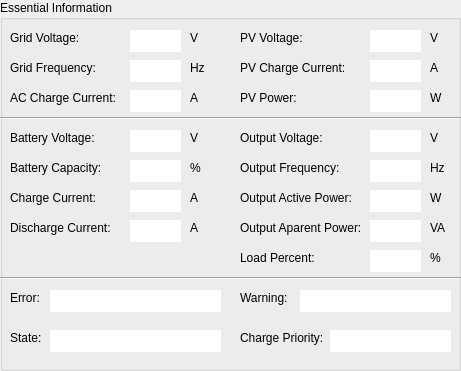
   <widget class="QGroupBox" name="groupBoxEssentialInformation">
    <property name="geometry">
     <rect>
      <x>550</x>
      <y>0</y>
      <width>461</width>
      <height>371</height>
     </rect>
    </property>
    <property name="title">
     <string>Essential Information</string>
    </property>
    <widget class="QLabel" name="label_11">
     <property name="geometry">
      <rect>
       <x>10</x>
       <y>30</y>
       <width>111</width>
       <height>16</height>
      </rect>
     </property>
     <property name="text">
      <string>Grid Voltage:</string>
     </property>
    </widget>
    <widget class="QLineEdit" name="lineEditGridVoltage">
     <property name="geometry">
      <rect>
       <x>130</x>
       <y>30</y>
       <width>51</width>
       <height>22</height>
      </rect>
     </property>
     <property name="frame">
      <bool>false</bool>
     </property>
     <property name="alignment">
      <set>Qt::AlignRight|Qt::AlignTrailing|Qt::AlignVCenter</set>
     </property>
     <property name="readOnly">
      <bool>true</bool>
     </property>
    </widget>
    <widget class="QLineEdit" name="lineEditGridFrequency">
     <property name="geometry">
      <rect>
       <x>130</x>
       <y>60</y>
       <width>51</width>
       <height>22</height>
      </rect>
     </property>
     <property name="frame">
      <bool>false</bool>
     </property>
     <property name="alignment">
      <set>Qt::AlignRight|Qt::AlignTrailing|Qt::AlignVCenter</set>
     </property>
     <property name="readOnly">
      <bool>true</bool>
     </property>
    </widget>
    <widget class="QLineEdit" name="lineEditAcChargeCurrent">
     <property name="geometry">
      <rect>
       <x>130</x>
       <y>90</y>
       <width>51</width>
       <height>22</height>
      </rect>
     </property>
     <property name="frame">
      <bool>false</bool>
     </property>
     <property name="alignment">
      <set>Qt::AlignRight|Qt::AlignTrailing|Qt::AlignVCenter</set>
     </property>
     <property name="readOnly">
      <bool>true</bool>
     </property>
    </widget>
    <widget class="QLabel" name="label_12">
     <property name="geometry">
      <rect>
       <x>10</x>
       <y>60</y>
       <width>111</width>
       <height>16</height>
      </rect>
     </property>
     <property name="text">
      <string>Grid Frequency:</string>
     </property>
    </widget>
    <widget class="QLabel" name="label_13">
     <property name="geometry">
      <rect>
       <x>10</x>
       <y>90</y>
       <width>111</width>
       <height>16</height>
      </rect>
     </property>
     <property name="text">
      <string>AC Charge Current:</string>
     </property>
    </widget>
    <widget class="QLabel" name="label_14">
     <property name="geometry">
      <rect>
       <x>190</x>
       <y>30</y>
       <width>16</width>
       <height>16</height>
      </rect>
     </property>
     <property name="text">
      <string>V</string>
     </property>
    </widget>
    <widget class="QLabel" name="label_15">
     <property name="geometry">
      <rect>
       <x>190</x>
       <y>60</y>
       <width>16</width>
       <height>16</height>
      </rect>
     </property>
     <property name="text">
      <string>Hz</string>
     </property>
    </widget>
    <widget class="QLabel" name="label_16">
     <property name="geometry">
      <rect>
       <x>190</x>
       <y>90</y>
       <width>16</width>
       <height>16</height>
      </rect>
     </property>
     <property name="text">
      <string>A</string>
     </property>
    </widget>
    <widget class="QLabel" name="label_17">
     <property name="geometry">
      <rect>
       <x>240</x>
       <y>30</y>
       <width>111</width>
       <height>16</height>
      </rect>
     </property>
     <property name="text">
      <string>PV Voltage:</string>
     </property>
    </widget>
    <widget class="QLabel" name="label_18">
     <property name="geometry">
      <rect>
       <x>240</x>
       <y>60</y>
       <width>111</width>
       <height>16</height>
      </rect>
     </property>
     <property name="text">
      <string>PV Charge Current:</string>
     </property>
    </widget>
    <widget class="QLabel" name="label_19">
     <property name="geometry">
      <rect>
       <x>240</x>
       <y>90</y>
       <width>111</width>
       <height>16</height>
      </rect>
     </property>
     <property name="text">
      <string>PV Power:</string>
     </property>
    </widget>
    <widget class="QLineEdit" name="lineEditPvVoltage">
     <property name="geometry">
      <rect>
       <x>370</x>
       <y>30</y>
       <width>51</width>
       <height>22</height>
      </rect>
     </property>
     <property name="frame">
      <bool>false</bool>
     </property>
     <property name="alignment">
      <set>Qt::AlignRight|Qt::AlignTrailing|Qt::AlignVCenter</set>
     </property>
     <property name="readOnly">
      <bool>true</bool>
     </property>
    </widget>
    <widget class="QLineEdit" name="lineEditPvChargeCurrent">
     <property name="geometry">
      <rect>
       <x>370</x>
       <y>60</y>
       <width>51</width>
       <height>22</height>
      </rect>
     </property>
     <property name="frame">
      <bool>false</bool>
     </property>
     <property name="alignment">
      <set>Qt::AlignRight|Qt::AlignTrailing|Qt::AlignVCenter</set>
     </property>
     <property name="readOnly">
      <bool>true</bool>
     </property>
    </widget>
    <widget class="QLineEdit" name="lineEditPvPower">
     <property name="geometry">
      <rect>
       <x>370</x>
       <y>90</y>
       <width>51</width>
       <height>22</height>
      </rect>
     </property>
     <property name="frame">
      <bool>false</bool>
     </property>
     <property name="alignment">
      <set>Qt::AlignRight|Qt::AlignTrailing|Qt::AlignVCenter</set>
     </property>
     <property name="readOnly">
      <bool>true</bool>
     </property>
    </widget>
    <widget class="QLabel" name="label_20">
     <property name="geometry">
      <rect>
       <x>430</x>
       <y>30</y>
       <width>16</width>
       <height>16</height>
      </rect>
     </property>
     <property name="text">
      <string>V</string>
     </property>
    </widget>
    <widget class="QLabel" name="label_21">
     <property name="geometry">
      <rect>
       <x>430</x>
       <y>60</y>
       <width>16</width>
       <height>16</height>
      </rect>
     </property>
     <property name="text">
      <string>A</string>
     </property>
    </widget>
    <widget class="QLabel" name="label_22">
     <property name="geometry">
      <rect>
       <x>430</x>
       <y>90</y>
       <width>16</width>
       <height>16</height>
      </rect>
     </property>
     <property name="text">
      <string>W</string>
     </property>
    </widget>
    <widget class="Line" name="line">
     <property name="geometry">
      <rect>
       <x>0</x>
       <y>110</y>
       <width>461</width>
       <height>16</height>
      </rect>
     </property>
     <property name="orientation">
      <enum>Qt::Horizontal</enum>
     </property>
    </widget>
    <widget class="QLabel" name="label_23">
     <property name="geometry">
      <rect>
       <x>10</x>
       <y>130</y>
       <width>111</width>
       <height>16</height>
      </rect>
     </property>
     <property name="text">
      <string>Battery Voltage:</string>
     </property>
    </widget>
    <widget class="QLineEdit" name="lineEditBatteryVoltage">
     <property name="geometry">
      <rect>
       <x>130</x>
       <y>130</y>
       <width>51</width>
       <height>22</height>
      </rect>
     </property>
     <property name="frame">
      <bool>false</bool>
     </property>
     <property name="alignment">
      <set>Qt::AlignRight|Qt::AlignTrailing|Qt::AlignVCenter</set>
     </property>
     <property name="readOnly">
      <bool>true</bool>
     </property>
    </widget>
    <widget class="QLineEdit" name="lineEditBatteryCapacity">
     <property name="geometry">
      <rect>
       <x>130</x>
       <y>160</y>
       <width>51</width>
       <height>22</height>
      </rect>
     </property>
     <property name="frame">
      <bool>false</bool>
     </property>
     <property name="alignment">
      <set>Qt::AlignRight|Qt::AlignTrailing|Qt::AlignVCenter</set>
     </property>
     <property name="readOnly">
      <bool>true</bool>
     </property>
    </widget>
    <widget class="QLineEdit" name="lineEditChargeCurrent">
     <property name="geometry">
      <rect>
       <x>130</x>
       <y>190</y>
       <width>51</width>
       <height>22</height>
      </rect>
     </property>
     <property name="frame">
      <bool>false</bool>
     </property>
     <property name="alignment">
      <set>Qt::AlignRight|Qt::AlignTrailing|Qt::AlignVCenter</set>
     </property>
     <property name="readOnly">
      <bool>true</bool>
     </property>
    </widget>
    <widget class="QLabel" name="label_24">
     <property name="geometry">
      <rect>
       <x>10</x>
       <y>160</y>
       <width>111</width>
       <height>16</height>
      </rect>
     </property>
     <property name="text">
      <string>Battery Capacity:</string>
     </property>
    </widget>
    <widget class="QLineEdit" name="lineEditDischargeCurrent">
     <property name="geometry">
      <rect>
       <x>130</x>
       <y>220</y>
       <width>51</width>
       <height>22</height>
      </rect>
     </property>
     <property name="frame">
      <bool>false</bool>
     </property>
     <property name="alignment">
      <set>Qt::AlignRight|Qt::AlignTrailing|Qt::AlignVCenter</set>
     </property>
     <property name="readOnly">
      <bool>true</bool>
     </property>
    </widget>
    <widget class="QLabel" name="label_25">
     <property name="geometry">
      <rect>
       <x>10</x>
       <y>190</y>
       <width>111</width>
       <height>16</height>
      </rect>
     </property>
     <property name="text">
      <string>Charge Current:</string>
     </property>
    </widget>
    <widget class="QLabel" name="label_26">
     <property name="geometry">
      <rect>
       <x>10</x>
       <y>220</y>
       <width>111</width>
       <height>16</height>
      </rect>
     </property>
     <property name="text">
      <string>Discharge Current:</string>
     </property>
    </widget>
    <widget class="QLabel" name="label_27">
     <property name="geometry">
      <rect>
       <x>190</x>
       <y>130</y>
       <width>16</width>
       <height>16</height>
      </rect>
     </property>
     <property name="text">
      <string>V</string>
     </property>
    </widget>
    <widget class="QLabel" name="label_28">
     <property name="geometry">
      <rect>
       <x>190</x>
       <y>160</y>
       <width>16</width>
       <height>16</height>
      </rect>
     </property>
     <property name="text">
      <string>%</string>
     </property>
    </widget>
    <widget class="QLabel" name="label_29">
     <property name="geometry">
      <rect>
       <x>190</x>
       <y>190</y>
       <width>16</width>
       <height>16</height>
      </rect>
     </property>
     <property name="text">
      <string>A</string>
     </property>
    </widget>
    <widget class="QLabel" name="label_30">
     <property name="geometry">
      <rect>
       <x>190</x>
       <y>220</y>
       <width>16</width>
       <height>16</height>
      </rect>
     </property>
     <property name="text">
      <string>A</string>
     </property>
    </widget>
    <widget class="QLabel" name="label_31">
     <property name="geometry">
      <rect>
       <x>240</x>
       <y>130</y>
       <width>121</width>
       <height>16</height>
      </rect>
     </property>
     <property name="text">
      <string>Output Voltage:</string>
     </property>
    </widget>
    <widget class="QLabel" name="label_32">
     <property name="geometry">
      <rect>
       <x>240</x>
       <y>160</y>
       <width>121</width>
       <height>16</height>
      </rect>
     </property>
     <property name="text">
      <string>Output Frequency:</string>
     </property>
    </widget>
    <widget class="QLabel" name="label_33">
     <property name="geometry">
      <rect>
       <x>240</x>
       <y>190</y>
       <width>121</width>
       <height>16</height>
      </rect>
     </property>
     <property name="text">
      <string>Output Active Power:</string>
     </property>
    </widget>
    <widget class="QLabel" name="label_34">
     <property name="geometry">
      <rect>
       <x>240</x>
       <y>220</y>
       <width>121</width>
       <height>16</height>
      </rect>
     </property>
     <property name="text">
      <string>Output Aparent Power:</string>
     </property>
    </widget>
    <widget class="QLabel" name="label_35">
     <property name="geometry">
      <rect>
       <x>240</x>
       <y>250</y>
       <width>121</width>
       <height>16</height>
      </rect>
     </property>
     <property name="text">
      <string>Load Percent:</string>
     </property>
    </widget>
    <widget class="QLineEdit" name="lineEditOutputVoltage">
     <property name="geometry">
      <rect>
       <x>370</x>
       <y>130</y>
       <width>51</width>
       <height>22</height>
      </rect>
     </property>
     <property name="frame">
      <bool>false</bool>
     </property>
     <property name="alignment">
      <set>Qt::AlignRight|Qt::AlignTrailing|Qt::AlignVCenter</set>
     </property>
     <property name="readOnly">
      <bool>true</bool>
     </property>
    </widget>
    <widget class="QLineEdit" name="lineEditOutputFrequency">
     <property name="geometry">
      <rect>
       <x>370</x>
       <y>160</y>
       <width>51</width>
       <height>22</height>
      </rect>
     </property>
     <property name="frame">
      <bool>false</bool>
     </property>
     <property name="alignment">
      <set>Qt::AlignRight|Qt::AlignTrailing|Qt::AlignVCenter</set>
     </property>
     <property name="readOnly">
      <bool>true</bool>
     </property>
    </widget>
    <widget class="QLineEdit" name="lineEditOutputActivePower">
     <property name="geometry">
      <rect>
       <x>370</x>
       <y>190</y>
       <width>51</width>
       <height>22</height>
      </rect>
     </property>
     <property name="frame">
      <bool>false</bool>
     </property>
     <property name="alignment">
      <set>Qt::AlignRight|Qt::AlignTrailing|Qt::AlignVCenter</set>
     </property>
     <property name="readOnly">
      <bool>true</bool>
     </property>
    </widget>
    <widget class="QLineEdit" name="lineEditOutputAparentPower">
     <property name="geometry">
      <rect>
       <x>370</x>
       <y>220</y>
       <width>51</width>
       <height>22</height>
      </rect>
     </property>
     <property name="frame">
      <bool>false</bool>
     </property>
     <property name="alignment">
      <set>Qt::AlignRight|Qt::AlignTrailing|Qt::AlignVCenter</set>
     </property>
     <property name="readOnly">
      <bool>true</bool>
     </property>
    </widget>
    <widget class="QLineEdit" name="lineEditLoadPercent">
     <property name="geometry">
      <rect>
       <x>370</x>
       <y>250</y>
       <width>51</width>
       <height>22</height>
      </rect>
     </property>
     <property name="frame">
      <bool>false</bool>
     </property>
     <property name="alignment">
      <set>Qt::AlignRight|Qt::AlignTrailing|Qt::AlignVCenter</set>
     </property>
     <property name="readOnly">
      <bool>true</bool>
     </property>
    </widget>
    <widget class="QLabel" name="label_36">
     <property name="geometry">
      <rect>
       <x>430</x>
       <y>130</y>
       <width>16</width>
       <height>16</height>
      </rect>
     </property>
     <property name="text">
      <string>V</string>
     </property>
    </widget>
    <widget class="QLabel" name="label_37">
     <property name="geometry">
      <rect>
       <x>430</x>
       <y>160</y>
       <width>16</width>
       <height>16</height>
      </rect>
     </property>
     <property name="text">
      <string>Hz</string>
     </property>
    </widget>
    <widget class="QLabel" name="label_38">
     <property name="geometry">
      <rect>
       <x>430</x>
       <y>190</y>
       <width>16</width>
       <height>16</height>
      </rect>
     </property>
     <property name="text">
      <string>W</string>
     </property>
    </widget>
    <widget class="QLabel" name="label_39">
     <property name="geometry">
      <rect>
       <x>430</x>
       <y>220</y>
       <width>16</width>
       <height>16</height>
      </rect>
     </property>
     <property name="text">
      <string>VA</string>
     </property>
    </widget>
    <widget class="QLabel" name="label_40">
     <property name="geometry">
      <rect>
       <x>430</x>
       <y>250</y>
       <width>16</width>
       <height>16</height>
      </rect>
     </property>
     <property name="text">
      <string>%</string>
     </property>
    </widget>
    <widget class="Line" name="line_2">
     <property name="geometry">
      <rect>
       <x>0</x>
       <y>270</y>
       <width>461</width>
       <height>16</height>
      </rect>
     </property>
     <property name="orientation">
      <enum>Qt::Horizontal</enum>
     </property>
    </widget>
    <widget class="QLabel" name="label_41">
     <property name="geometry">
      <rect>
       <x>10</x>
       <y>290</y>
       <width>41</width>
       <height>16</height>
      </rect>
     </property>
     <property name="text">
      <string>Error:</string>
     </property>
    </widget>
    <widget class="QLabel" name="label_42">
     <property name="geometry">
      <rect>
       <x>10</x>
       <y>330</y>
       <width>41</width>
       <height>16</height>
      </rect>
     </property>
     <property name="text">
      <string>State:</string>
     </property>
    </widget>
    <widget class="QLineEdit" name="lineEditError">
     <property name="geometry">
      <rect>
       <x>50</x>
       <y>290</y>
       <width>171</width>
       <height>22</height>
      </rect>
     </property>
     <property name="frame">
      <bool>false</bool>
     </property>
     <property name="readOnly">
      <bool>true</bool>
     </property>
    </widget>
    <widget class="QLineEdit" name="lineEditState">
     <property name="geometry">
      <rect>
       <x>50</x>
       <y>330</y>
       <width>171</width>
       <height>22</height>
      </rect>
     </property>
     <property name="frame">
      <bool>false</bool>
     </property>
     <property name="readOnly">
      <bool>true</bool>
     </property>
    </widget>
    <widget class="QLabel" name="label_43">
     <property name="geometry">
      <rect>
       <x>240</x>
       <y>290</y>
       <width>49</width>
       <height>16</height>
      </rect>
     </property>
     <property name="text">
      <string>Warning:</string>
     </property>
    </widget>
    <widget class="QLabel" name="label_44">
     <property name="geometry">
      <rect>
       <x>240</x>
       <y>330</y>
       <width>91</width>
       <height>16</height>
      </rect>
     </property>
     <property name="text">
      <string>Charge Priority:</string>
     </property>
    </widget>
    <widget class="QLineEdit" name="lineEditWarning">
     <property name="geometry">
      <rect>
       <x>300</x>
       <y>290</y>
       <width>151</width>
       <height>22</height>
      </rect>
     </property>
     <property name="frame">
      <bool>false</bool>
     </property>
     <property name="readOnly">
      <bool>true</bool>
     </property>
    </widget>
    <widget class="QLineEdit" name="lineEditChargePriority">
     <property name="geometry">
      <rect>
       <x>330</x>
       <y>330</y>
       <width>121</width>
       <height>22</height>
      </rect>
     </property>
     <property name="frame">
      <bool>false</bool>
     </property>
     <property name="readOnly">
      <bool>true</bool>
     </property>
    </widget>
   </widget>
